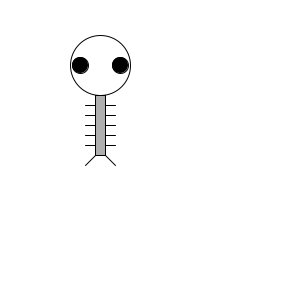
Frame 1 (no input)
Frame 60 (the mouse pressed at the canvas centre just before this capture): identical to frame 1, image omitted
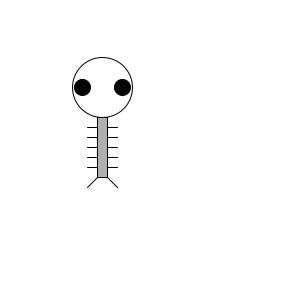
Frame 120 (the mouse held since frame 60 and released just before this capture)

The Processing sketch that drew these frames (run headless with seeded random() and noise(); from frame 60 on, the mouse is pressed at the canvas centre):

// Processing sketch: sketch_170107_8_3_OO_Zoog
// ── sketch_170107_8_3_OO_Zoog.pde
Zoog zoog;

void setup() {
  size (300,300);
  zoog = new Zoog(100,125,60,60,16);
}

void draw () {
  background(255);
  // mouseX position determines Speed Factor;
  float factor = constrain(mouseX/50, 0,5);
  zoog.jiggle(factor);
  zoog.display();
}
// ── Zoog.pde
// Define Zoog Class
class Zoog {
  // Zoogs Variables
  float x, y, w, h, eyes;
  
  // Zoog Constructor
  Zoog (float tempX, float tempY, float tempW, float tempH, float tempeyes) {
  x = tempX;
  y = tempY;
  w = tempW;
  h = tempH;
  eyes = tempeyes;
  }
  
  // Move Zoog
  void jiggle(float speed) {
    // change location of Zoog randomly
    x = x + random (-1,1) * speed;
    y = y + random (-1,1) * speed;
    // Constrain Zoog to window
    x = constrain(x, 0, width);
    y = constrain(y, 0, height);
  }
  // Display Zoog
  void display () {
    // Set ellipsed and Rect to center Mode
    ellipseMode(CENTER);
    rectMode(CENTER);
    
    // Draw arms of zoog
    for ( float i = y-h/3; i < y + h/2; i += 10) {
      stroke (0);
      line(x-w/4, i, x+w/4, i);
    }
    
    // Draw Zoogs Body
    stroke(0);
    fill(175);
    rect(x,y,w/6,h);
    
    // Draw Zoogs Head
    stroke(0);
    fill(255);
    ellipse(x,y-h, w,h);
    
    // Draw the Eyes
    fill(0);
    ellipse(x-w/3,y-h, eyes, eyes);
    ellipse(x + w/3, y-h, eyes, eyes);
    
    // Draw the Legs
    stroke(0);
    line(x - w/12, y + h/2, x - w/4, y + h/2 +10);
    line(x + w/12, y + h/2, x + w/4, y + h/2 +10);
  }
}

    
